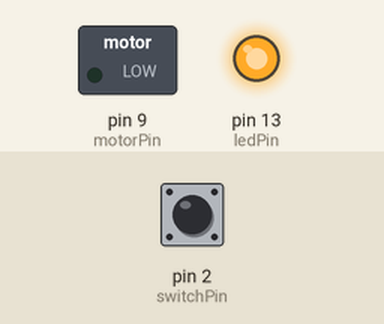
A sketch run on a simulated Arduino Uno, built with avr-gcc and run on an emulated ATmega328P. Parts: switched loads named in the sketch (green lamp = pin HIGH), output pins drawn as LEDs (lit = HIGH). Inputs (shaded band) come from the test bench; at power-on: pin 2 (switchPin) LOW.

Above: at 1.2 s.
1.3 s: pin 2 (switchPin) pulled HIGH for 0.15 s
At 1.37 s:
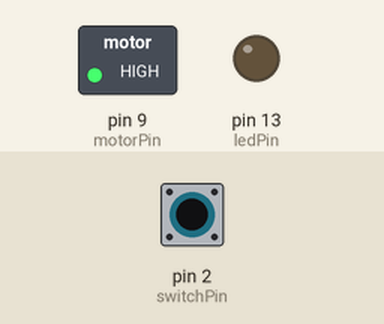
2.9 s: pin 2 (switchPin) pulled HIGH for 3.2 s
At 6.4 s:
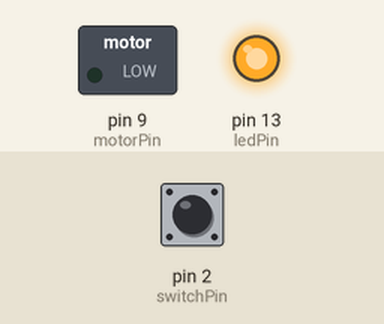
Timing chart, 0 to 7.9 s (numbered marks = the images above; inputs shaded):
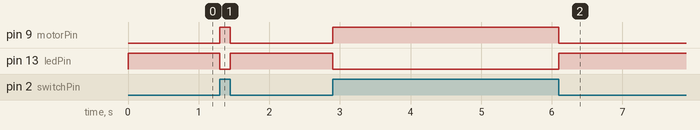

Measured:
- after the input at 1.3 s, pin 9 (motorPin): LOW → HIGH at once, → LOW 0.15 s later; pin 13 (ledPin): HIGH → LOW at once, → HIGH 0.15 s later
- after the input at 2.9 s, pin 9 (motorPin): LOW → HIGH at once, → LOW 3.2 s later; pin 13 (ledPin): HIGH → LOW at once, → HIGH 3.2 s later

The sketch:

motorized-pinwheel.ino
```cpp
const int switchPin = 2;
int switchState = 0;
const int motorPin = 9;
const int ledPin = 13;

void setup() {
  pinMode(switchPin, INPUT);
  pinMode(motorPin, OUTPUT);
  pinMode(ledPin, OUTPUT);
}

void loop() {
  switchState = digitalRead(switchPin);
  if(switchState == HIGH){
    digitalWrite(motorPin, HIGH);
    digitalWrite(ledPin, LOW);
  } else {
    digitalWrite(motorPin, LOW);
    digitalWrite(ledPin, HIGH);
  }

}
```
